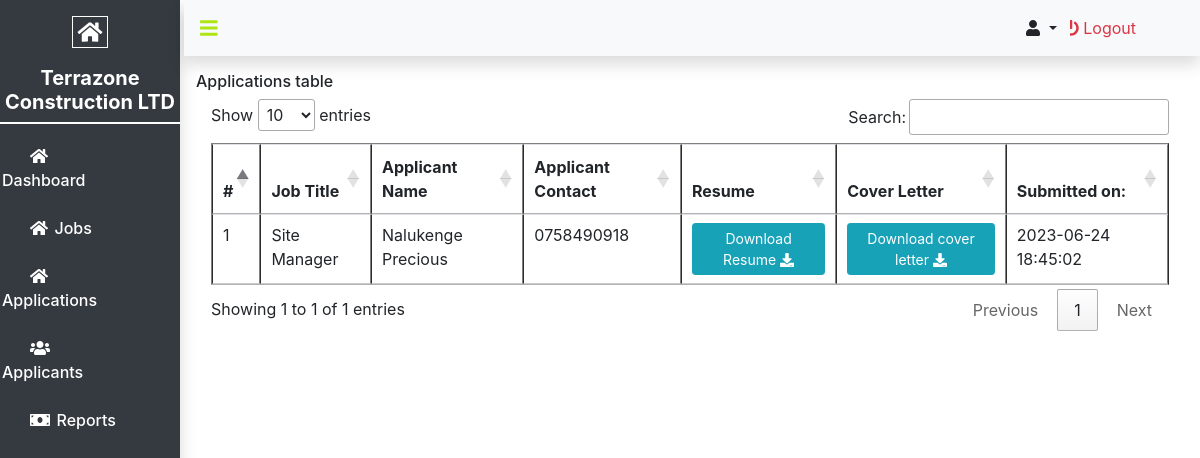
Page /admin/applications.php (signed in) on the committed database.
### tables this page shows
CREATE TABLE `applications` (
  `id` int(11) NOT NULL,
  `job_id` int(11) NOT NULL,
  `applicant_id` int(11) NOT NULL,
  `resume` varchar(255) NOT NULL,
  `letter` varchar(255) NOT NULL,
  `submission_date` timestamp NOT NULL DEFAULT current_timestamp() ON UPDATE current_timestamp()
);

CREATE TABLE `jobs` (
  `id` int(11) NOT NULL,
  `job_title` varchar(100) NOT NULL,
  `type` varchar(50) NOT NULL,
  `vacancies` int(11) NOT NULL,
  `description` varchar(400) NOT NULL,
  `experience` varchar(100) NOT NULL,
  `deadline` date NOT NULL,
  `location` varchar(100) NOT NULL,
  `qualifications` varchar(400) NOT NULL,
  `status` int(11) NOT NULL,
  `post_date` timestamp NOT NULL DEFAULT current_timestamp() ON UPDATE current_timestamp()
);

CREATE TABLE `applicant_table` (
  `id` int(11) NOT NULL,
  `fullname` varchar(100) NOT NULL,
  `email` varchar(100) NOT NULL,
  `contact` varchar(13) NOT NULL,
  `region` varchar(30) NOT NULL,
  `city` varchar(100) NOT NULL,
  `password` varchar(255) NOT NULL
);

### admin/applications.php (the view, shortened to what this page needs)
<?php
include('includes/session.php');
include('includes/header.php');
?>
<main class="main">
    <?php
    include('includes/sidebar.php');
    ?>
    <div class="content">
        <?php include('includes/navbar.php'); ?>
        <div class="inner-content m-3">
            <div class="header">
                <h6>Applications table </h6>
            </div>
            <div class="table col-md-12">
                <table class="table" id="table" border="1">
                    <thead>
                        <tr>
                            <th>#</th>
                            <th>Job Title</th>
                            <th>Applicant Name</th>
                            <th>Applicant Contact</th>
                            <th>Resume</th>
                            <th>Cover Letter</th>
                            <th>Submitted on:</th>
                        </tr>
                    </thead>
                    <tbody>
                        <?php
                        $app = $conn->query("SELECT * FROM applications");
                        while ($row = $app->fetch_assoc()) {
                            $applicant_id = $row['applicant_id'];
                            $job_id = $row['job_id'];
                            $select = $conn->query("SELECT * FROM applicant_table WHERE id = $applicant_id");
                            $applicant = $select->fetch_assoc();
                            $select2 = $conn->query("SELECT * FROM jobs WHERE id = $job_id");
                            $job = $select2->fetch_assoc();
                        ?>
                            <tr>
                                <td scope="row"><?= $row['id'] ?></td>
                                <td><?= $job['job_title'] ?></td>
                                <td><?= $applicant['fullname'] ?></td>
                                <td><?= $applicant['contact'] ?></td>
                                <td>
                                    <a class="btn btn-sm btn-info" href="resumes/<?= $row['resume'] ?>" download>Download Resume <i class="fa fa-download" aria-hidden="true"></i></a>
                                </td>
                                <td>
                                    <a class="btn btn-sm btn-info" href="letters/<?= $row['letter'] ?>" download>Download cover letter <i class="fas fa-download    "></i></a>
                                </td>
                                <td><?= $row['submission_date'] ?></td>
                            </tr>
                        <?php
                        }
                        ?>
                    </tbody>
                </table>
            </div>
        </div>
    </div>
</main>
<?php include('includes/footer.php'); ?>

### admin/includes/style.css (style rules this page uses)
* { margin: 0; padding: 0; box-sizing: border-box; }
.main { display: flex; }
.content { width: 85%; }
.inner-content { overflow: hidden; height: 90vh; overflow-y: scroll; }

### rows in the picture
applications: id "1", job.job_title "Site Manager", applicant_table.fullname "Nalukenge Precious", applicant_table.contact "0758490918", submission_date "2023-06-24 18:45:02"
